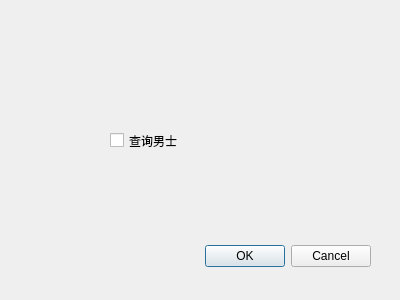
<?xml version="1.0" encoding="UTF-8"?>
<ui version="4.0">
 <class>Dialog</class>
 <widget class="QDialog" name="Dialog">
  <property name="enabled">
   <bool>true</bool>
  </property>
  <property name="geometry">
   <rect>
    <x>0</x>
    <y>0</y>
    <width>400</width>
    <height>300</height>
   </rect>
  </property>
  <property name="windowTitle">
   <string>Dialog</string>
  </property>
  <property name="sizeGripEnabled">
   <bool>false</bool>
  </property>
  <property name="modal">
   <bool>false</bool>
  </property>
  <widget class="QDialogButtonBox" name="buttonBox">
   <property name="geometry">
    <rect>
     <x>30</x>
     <y>240</y>
     <width>341</width>
     <height>32</height>
    </rect>
   </property>
   <property name="orientation">
    <enum>Qt::Horizontal</enum>
   </property>
   <property name="standardButtons">
    <set>QDialogButtonBox::Cancel|QDialogButtonBox::Ok</set>
   </property>
  </widget>
  <widget class="QCheckBox" name="checkBox">
   <property name="geometry">
    <rect>
     <x>110</x>
     <y>110</y>
     <width>131</width>
     <height>61</height>
    </rect>
   </property>
   <property name="text">
    <string>查询男士</string>
   </property>
  </widget>
 </widget>
 <resources/>
 <connections>
  <connection>
   <sender>buttonBox</sender>
   <signal>accepted()</signal>
   <receiver>Dialog</receiver>
   <slot>accept()</slot>
   <hints>
    <hint type="sourcelabel">
     <x>248</x>
     <y>254</y>
    </hint>
    <hint type="destinationlabel">
     <x>157</x>
     <y>274</y>
    </hint>
   </hints>
  </connection>
  <connection>
   <sender>buttonBox</sender>
   <signal>rejected()</signal>
   <receiver>Dialog</receiver>
   <slot>reject()</slot>
   <hints>
    <hint type="sourcelabel">
     <x>316</x>
     <y>260</y>
    </hint>
    <hint type="destinationlabel">
     <x>286</x>
     <y>274</y>
    </hint>
   </hints>
  </connection>
 </connections>
</ui>
